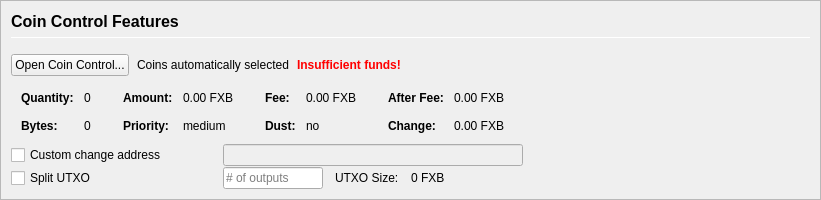
         <widget class="QFrame" name="frameCoinControl">
          <property name="sizePolicy">
           <sizepolicy hsizetype="Expanding" vsizetype="Expanding">
            <horstretch>0</horstretch>
            <verstretch>0</verstretch>
           </sizepolicy>
          </property>
          <property name="maximumSize">
           <size>
            <width>16777215</width>
            <height>16777215</height>
           </size>
          </property>
          <property name="frameShape">
           <enum>QFrame::StyledPanel</enum>
          </property>
          <property name="frameShadow">
           <enum>QFrame::Sunken</enum>
          </property>
          <layout class="QVBoxLayout" name="verticalLayoutCoinControl2">
           <property name="spacing">
            <number>0</number>
           </property>
           <property name="leftMargin">
            <number>0</number>
           </property>
           <property name="topMargin">
            <number>0</number>
           </property>
           <property name="rightMargin">
            <number>0</number>
           </property>
           <property name="bottomMargin">
            <number>0</number>
           </property>
           <item>
            <widget class="QFrame" name="frameCoinControl_BG">
             <layout class="QVBoxLayout" name="verticalLayoutCoinControl" stretch="0,0,0,0,0,0">
              <property name="spacing">
               <number>1</number>
              </property>
              <property name="leftMargin">
               <number>10</number>
              </property>
              <property name="topMargin">
               <number>10</number>
              </property>
              <item>
               <layout class="QHBoxLayout" name="horizontalLayoutCoinControl1">
                <property name="bottomMargin">
                 <number>15</number>
                </property>
                <item>
                 <layout class="QVBoxLayout" name="verticalLayout_3">
                  <property name="spacing">
                   <number>6</number>
                  </property>
                  <item>
                   <widget class="QLabel" name="labelCoinControlFeatures">
                    <property name="sizePolicy">
                     <sizepolicy hsizetype="Preferred" vsizetype="Maximum">
                      <horstretch>0</horstretch>
                      <verstretch>0</verstretch>
                     </sizepolicy>
                    </property>
                    <property name="minimumSize">
                     <size>
                      <width>0</width>
                      <height>20</height>
                     </size>
                    </property>
                    <property name="font">
                     <font>
                      <pointsize>12</pointsize>
                      <weight>75</weight>
                      <bold>true</bold>
                     </font>
                    </property>
                    <property name="styleSheet">
                     <string notr="true">font-weight:bold;</string>
                    </property>
                    <property name="text">
                     <string>Coin Control Features</string>
                    </property>
                   </widget>
                  </item>
                  <item>
                   <widget class="Line" name="line">
                    <property name="minimumSize">
                     <size>
                      <width>0</width>
                      <height>1</height>
                     </size>
                    </property>
                    <property name="maximumSize">
                     <size>
                      <width>16777215</width>
                      <height>1</height>
                     </size>
                    </property>
                    <property name="orientation">
                     <enum>Qt::Horizontal</enum>
                    </property>
                   </widget>
                  </item>
                 </layout>
                </item>
               </layout>
              </item>
              <item>
               <layout class="QHBoxLayout" name="horizontalLayoutCoinControl2" stretch="0,0,0,0">
                <property name="spacing">
                 <number>8</number>
                </property>
                <property name="bottomMargin">
                 <number>10</number>
                </property>
                <item>
                 <widget class="QPushButton" name="pushButtonCoinControl">
                  <property name="styleSheet">
                   <string notr="true"/>
                  </property>
                  <property name="text">
                   <string>Open Coin Control...</string>
                  </property>
                  <property name="autoDefault">
                   <bool>false</bool>
                  </property>
                 </widget>
                </item>
                <item>
                 <widget class="QLabel" name="labelCoinControlAutomaticallySelected">
                  <property name="text">
                   <string>Coins automatically selected</string>
                  </property>
                  <property name="margin">
                   <number>5</number>
                  </property>
                 </widget>
                </item>
                <item>
                 <widget class="QLabel" name="labelCoinControlInsuffFunds">
                  <property name="font">
                   <font>
                    <weight>75</weight>
                    <bold>true</bold>
                   </font>
                  </property>
                  <property name="styleSheet">
                   <string notr="true">color:red;font-weight:bold;</string>
                  </property>
                  <property name="text">
                   <string>Insufficient funds!</string>
                  </property>
                  <property name="margin">
                   <number>5</number>
                  </property>
                 </widget>
                </item>
                <item>
                 <spacer name="horizontalSpacerCoinControl">
                  <property name="orientation">
                   <enum>Qt::Horizontal</enum>
                  </property>
                  <property name="sizeHint" stdset="0">
                   <size>
                    <width>40</width>
                    <height>1</height>
                   </size>
                  </property>
                 </spacer>
                </item>
               </layout>
              </item>
              <item>
               <widget class="QWidget" name="widgetCoinControl" native="true">
                <property name="sizePolicy">
                 <sizepolicy hsizetype="Preferred" vsizetype="Preferred">
                  <horstretch>0</horstretch>
                  <verstretch>0</verstretch>
                 </sizepolicy>
                </property>
                <property name="minimumSize">
                 <size>
                  <width>0</width>
                  <height>0</height>
                 </size>
                </property>
                <property name="styleSheet">
                 <string notr="true"/>
                </property>
                <layout class="QHBoxLayout" name="horizontalLayoutCoinControl5">
                 <property name="leftMargin">
                  <number>0</number>
                 </property>
                 <property name="topMargin">
                  <number>0</number>
                 </property>
                 <property name="rightMargin">
                  <number>0</number>
                 </property>
                 <property name="bottomMargin">
                  <number>0</number>
                 </property>
                 <item>
                  <layout class="QHBoxLayout" name="horizontalLayoutCoinControl3" stretch="0,0,0,1">
                   <property name="spacing">
                    <number>20</number>
                   </property>
                   <property name="topMargin">
                    <number>0</number>
                   </property>
                   <property name="bottomMargin">
                    <number>10</number>
                   </property>
                   <item>
                    <layout class="QFormLayout" name="formLayoutCoinControl1">
                     <property name="horizontalSpacing">
                      <number>10</number>
                     </property>
                     <property name="verticalSpacing">
                      <number>14</number>
                     </property>
                     <property name="leftMargin">
                      <number>10</number>
                     </property>
                     <property name="topMargin">
                      <number>4</number>
                     </property>
                     <property name="rightMargin">
                      <number>6</number>
                     </property>
                     <item row="0" column="0">
                      <widget class="QLabel" name="labelCoinControlQuantityText">
                       <property name="font">
                        <font>
                         <weight>75</weight>
                         <bold>true</bold>
                        </font>
                       </property>
                       <property name="text">
                        <string>Quantity:</string>
                       </property>
                       <property name="margin">
                        <number>0</number>
                       </property>
                      </widget>
                     </item>
                     <item row="0" column="1">
                      <widget class="QLabel" name="labelCoinControlQuantity">
                       <property name="cursor">
                        <cursorShape>IBeamCursor</cursorShape>
                       </property>
                       <property name="contextMenuPolicy">
                        <enum>Qt::ActionsContextMenu</enum>
                       </property>
                       <property name="text">
                        <string notr="true">0</string>
                       </property>
                       <property name="margin">
                        <number>0</number>
                       </property>
                       <property name="textInteractionFlags">
                        <set>Qt::LinksAccessibleByMouse|Qt::TextSelectableByKeyboard|Qt::TextSelectableByMouse</set>
                       </property>
                      </widget>
                     </item>
                     <item row="1" column="0">
                      <widget class="QLabel" name="labelCoinControlBytesText">
                       <property name="font">
                        <font>
                         <weight>75</weight>
                         <bold>true</bold>
                        </font>
                       </property>
                       <property name="text">
                        <string>Bytes:</string>
                       </property>
                      </widget>
                     </item>
                     <item row="1" column="1">
                      <widget class="QLabel" name="labelCoinControlBytes">
                       <property name="cursor">
                        <cursorShape>IBeamCursor</cursorShape>
                       </property>
                       <property name="contextMenuPolicy">
                        <enum>Qt::ActionsContextMenu</enum>
                       </property>
                       <property name="text">
                        <string notr="true">0</string>
                       </property>
                       <property name="textInteractionFlags">
                        <set>Qt::LinksAccessibleByMouse|Qt::TextSelectableByKeyboard|Qt::TextSelectableByMouse</set>
                       </property>
                      </widget>
                     </item>
                    </layout>
                   </item>
                   <item>
                    <layout class="QFormLayout" name="formLayoutCoinControl2">
                     <property name="horizontalSpacing">
                      <number>10</number>
                     </property>
                     <property name="verticalSpacing">
                      <number>14</number>
                     </property>
                     <property name="leftMargin">
                      <number>6</number>
                     </property>
                     <property name="topMargin">
                      <number>4</number>
                     </property>
                     <property name="rightMargin">
                      <number>6</number>
                     </property>
                     <item row="0" column="0">
                      <widget class="QLabel" name="labelCoinControlAmountText">
                       <property name="font">
                        <font>
                         <weight>75</weight>
                         <bold>true</bold>
                        </font>
                       </property>
                       <property name="text">
                        <string>Amount:</string>
                       </property>
                       <property name="margin">
                        <number>0</number>
                       </property>
                      </widget>
                     </item>
                     <item row="0" column="1">
                      <widget class="QLabel" name="labelCoinControlAmount">
                       <property name="cursor">
                        <cursorShape>IBeamCursor</cursorShape>
                       </property>
                       <property name="contextMenuPolicy">
                        <enum>Qt::ActionsContextMenu</enum>
                       </property>
                       <property name="text">
                        <string notr="true">0.00 FXB</string>
                       </property>
                       <property name="textInteractionFlags">
                        <set>Qt::LinksAccessibleByMouse|Qt::TextSelectableByKeyboard|Qt::TextSelectableByMouse</set>
                       </property>
                      </widget>
                     </item>
                     <item row="1" column="0">
                      <widget class="QLabel" name="labelCoinControlPriorityText">
                       <property name="font">
                        <font>
                         <weight>75</weight>
                         <bold>true</bold>
                        </font>
                       </property>
                       <property name="text">
                        <string>Priority:</string>
                       </property>
                      </widget>
                     </item>
                     <item row="1" column="1">
                      <widget class="QLabel" name="labelCoinControlPriority">
                       <property name="cursor">
                        <cursorShape>IBeamCursor</cursorShape>
                       </property>
                       <property name="contextMenuPolicy">
                        <enum>Qt::ActionsContextMenu</enum>
                       </property>
                       <property name="text">
                        <string>medium</string>
                       </property>
                       <property name="textInteractionFlags">
                        <set>Qt::LinksAccessibleByMouse|Qt::TextSelectableByKeyboard|Qt::TextSelectableByMouse</set>
                       </property>
                      </widget>
                     </item>
                    </layout>
                   </item>
                   <item>
                    <layout class="QFormLayout" name="formLayoutCoinControl3">
                     <property name="horizontalSpacing">
                      <number>10</number>
                     </property>
                     <property name="verticalSpacing">
                      <number>14</number>
                     </property>
                     <property name="leftMargin">
                      <number>6</number>
                     </property>
                     <property name="topMargin">
                      <number>4</number>
                     </property>
                     <property name="rightMargin">
                      <number>6</number>
                     </property>
                     <item row="0" column="0">
                      <widget class="QLabel" name="labelCoinControlFeeText">
                       <property name="font">
                        <font>
                         <weight>75</weight>
                         <bold>true</bold>
                        </font>
                       </property>
                       <property name="text">
                        <string>Fee:</string>
                       </property>
                       <property name="margin">
                        <number>0</number>
                       </property>
                      </widget>
                     </item>
                     <item row="0" column="1">
                      <widget class="QLabel" name="labelCoinControlFee">
                       <property name="cursor">
                        <cursorShape>IBeamCursor</cursorShape>
                       </property>
                       <property name="contextMenuPolicy">
                        <enum>Qt::ActionsContextMenu</enum>
                       </property>
                       <property name="text">
                        <string notr="true">0.00 FXB</string>
                       </property>
                       <property name="textInteractionFlags">
                        <set>Qt::LinksAccessibleByMouse|Qt::TextSelectableByKeyboard|Qt::TextSelectableByMouse</set>
                       </property>
                      </widget>
                     </item>
                     <item row="1" column="0">
                      <widget class="QLabel" name="labelCoinControlLowOutputText">
                       <property name="font">
                        <font>
                         <weight>75</weight>
                         <bold>true</bold>
                        </font>
                       </property>
                       <property name="text">
                        <string>Dust:</string>
                       </property>
                      </widget>
                     </item>
                     <item row="1" column="1">
                      <widget class="QLabel" name="labelCoinControlLowOutput">
                       <property name="cursor">
                        <cursorShape>IBeamCursor</cursorShape>
                       </property>
                       <property name="contextMenuPolicy">
                        <enum>Qt::ActionsContextMenu</enum>
                       </property>
                       <property name="text">
                        <string>no</string>
                       </property>
                       <property name="textInteractionFlags">
                        <set>Qt::LinksAccessibleByMouse|Qt::TextSelectableByKeyboard|Qt::TextSelectableByMouse</set>
                       </property>
                      </widget>
                     </item>
                    </layout>
                   </item>
                   <item>
                    <layout class="QFormLayout" name="formLayoutCoinControl4">
                     <property name="horizontalSpacing">
                      <number>10</number>
                     </property>
                     <property name="verticalSpacing">
                      <number>14</number>
                     </property>
                     <property name="leftMargin">
                      <number>6</number>
                     </property>
                     <property name="topMargin">
                      <number>4</number>
                     </property>
                     <property name="rightMargin">
                      <number>6</number>
                     </property>
                     <item row="0" column="0">
                      <widget class="QLabel" name="labelCoinControlAfterFeeText">
                       <property name="font">
                        <font>
                         <weight>75</weight>
                         <bold>true</bold>
                        </font>
                       </property>
                       <property name="text">
                        <string>After Fee:</string>
                       </property>
                       <property name="margin">
                        <number>0</number>
                       </property>
                      </widget>
                     </item>
                     <item row="0" column="1">
                      <widget class="QLabel" name="labelCoinControlAfterFee">
                       <property name="cursor">
                        <cursorShape>IBeamCursor</cursorShape>
                       </property>
                       <property name="contextMenuPolicy">
                        <enum>Qt::ActionsContextMenu</enum>
                       </property>
                       <property name="text">
                        <string notr="true">0.00 FXB</string>
                       </property>
                       <property name="textInteractionFlags">
                        <set>Qt::LinksAccessibleByMouse|Qt::TextSelectableByKeyboard|Qt::TextSelectableByMouse</set>
                       </property>
                      </widget>
                     </item>
                     <item row="1" column="0">
                      <widget class="QLabel" name="labelCoinControlChangeText">
                       <property name="font">
                        <font>
                         <weight>75</weight>
                         <bold>true</bold>
                        </font>
                       </property>
                       <property name="text">
                        <string>Change:</string>
                       </property>
                      </widget>
                     </item>
                     <item row="1" column="1">
                      <widget class="QLabel" name="labelCoinControlChange">
                       <property name="cursor">
                        <cursorShape>IBeamCursor</cursorShape>
                       </property>
                       <property name="contextMenuPolicy">
                        <enum>Qt::ActionsContextMenu</enum>
                       </property>
                       <property name="text">
                        <string notr="true">0.00 FXB</string>
                       </property>
                       <property name="textInteractionFlags">
                        <set>Qt::LinksAccessibleByMouse|Qt::TextSelectableByKeyboard|Qt::TextSelectableByMouse</set>
                       </property>
                      </widget>
                     </item>
                    </layout>
                   </item>
                  </layout>
                 </item>
                </layout>
               </widget>
              </item>
              <item>
               <layout class="QHBoxLayout" name="horizontalLayoutCoinControl4">
                <property name="spacing">
                 <number>12</number>
                </property>
                <property name="sizeConstraint">
                 <enum>QLayout::SetDefaultConstraint</enum>
                </property>
                <property name="topMargin">
                 <number>0</number>
                </property>
                <property name="rightMargin">
                 <number>0</number>
                </property>
                <item>
                 <widget class="QCheckBox" name="checkBoxCoinControlChange">
                  <property name="sizePolicy">
                   <sizepolicy hsizetype="Preferred" vsizetype="Preferred">
                    <horstretch>0</horstretch>
                    <verstretch>0</verstretch>
                   </sizepolicy>
                  </property>
                  <property name="minimumSize">
                   <size>
                    <width>200</width>
                    <height>0</height>
                   </size>
                  </property>
                  <property name="maximumSize">
                   <size>
                    <width>200</width>
                    <height>16777215</height>
                   </size>
                  </property>
                  <property name="toolTip">
                   <string>If this is activated, but the change address is empty or invalid, change will be sent to a newly generated address.</string>
                  </property>
                  <property name="text">
                   <string>Custom change address</string>
                  </property>
                 </widget>
                </item>
                <item>
                 <widget class="QValidatedLineEdit" name="lineEditCoinControlChange">
                  <property name="enabled">
                   <bool>false</bool>
                  </property>
                  <property name="sizePolicy">
                   <sizepolicy hsizetype="Preferred" vsizetype="Preferred">
                    <horstretch>0</horstretch>
                    <verstretch>0</verstretch>
                   </sizepolicy>
                  </property>
                  <property name="minimumSize">
                   <size>
                    <width>300</width>
                    <height>0</height>
                   </size>
                  </property>
                 </widget>
                </item>
                <item>
                 <widget class="QLabel" name="labelCoinControlChangeLabel">
                  <property name="sizePolicy">
                   <sizepolicy hsizetype="Preferred" vsizetype="Preferred">
                    <horstretch>0</horstretch>
                    <verstretch>0</verstretch>
                   </sizepolicy>
                  </property>
                  <property name="minimumSize">
                   <size>
                    <width>100</width>
                    <height>0</height>
                   </size>
                  </property>
                  <property name="text">
                   <string/>
                  </property>
                  <property name="margin">
                   <number>3</number>
                  </property>
                 </widget>
                </item>
               </layout>
              </item>
              <item>
               <layout class="QHBoxLayout" name="horizontalLayoutCoinControl6">
                <property name="spacing">
                 <number>12</number>
                </property>
                <property name="rightMargin">
                 <number>0</number>
                </property>
                <item>
                 <widget class="QCheckBox" name="splitBlockCheckBox">
                  <property name="sizePolicy">
                   <sizepolicy hsizetype="Preferred" vsizetype="Preferred">
                    <horstretch>0</horstretch>
                    <verstretch>0</verstretch>
                   </sizepolicy>
                  </property>
                  <property name="minimumSize">
                   <size>
                    <width>200</width>
                    <height>0</height>
                   </size>
                  </property>
                  <property name="maximumSize">
                   <size>
                    <width>200</width>
                    <height>16777215</height>
                   </size>
                  </property>
                  <property name="text">
                   <string>Split UTXO</string>
                  </property>
                 </widget>
                </item>
                <item>
                 <widget class="QLineEdit" name="splitBlockLineEdit">
                  <property name="sizePolicy">
                   <sizepolicy hsizetype="Preferred" vsizetype="Preferred">
                    <horstretch>50</horstretch>
                    <verstretch>0</verstretch>
                   </sizepolicy>
                  </property>
                  <property name="minimumSize">
                   <size>
                    <width>100</width>
                    <height>0</height>
                   </size>
                  </property>
                  <property name="maximumSize">
                   <size>
                    <width>100</width>
                    <height>16777215</height>
                   </size>
                  </property>
                  <property name="placeholderText">
                   <string># of outputs</string>
                  </property>
                 </widget>
                </item>
                <item>
                 <widget class="QLabel" name="labelBlockSizeText">
                  <property name="text">
                   <string>UTXO Size:</string>
                  </property>
                 </widget>
                </item>
                <item>
                 <widget class="QLabel" name="labelBlockSize">
                  <property name="text">
                   <string>0 FXB</string>
                  </property>
                 </widget>
                </item>
                <item>
                 <spacer name="horizontalSpacer_7">
                  <property name="orientation">
                   <enum>Qt::Horizontal</enum>
                  </property>
                  <property name="sizeHint" stdset="0">
                   <size>
                    <width>40</width>
                    <height>20</height>
                   </size>
                  </property>
                 </spacer>
                </item>
               </layout>
              </item>
              <item>
               <spacer name="verticalSpacerCoinControl">
                <property name="orientation">
                 <enum>Qt::Vertical</enum>
                </property>
                <property name="sizeHint" stdset="0">
                 <size>
                  <width>800</width>
                  <height>1</height>
                 </size>
                </property>
               </spacer>
              </item>
             </layout>
            </widget>
           </item>
          </layout>
         </widget>
